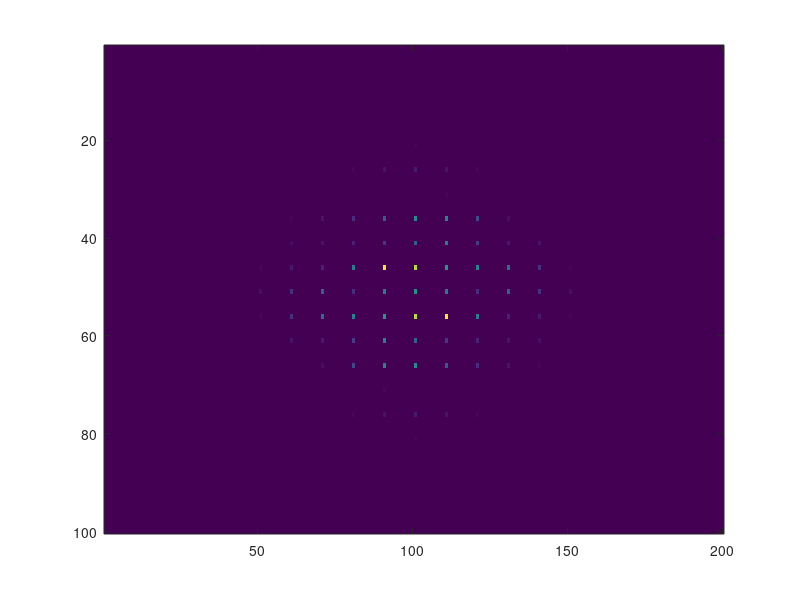

The MATLAB script that drew this image:
% 2-D Transform
% The 2-D Fourier transform is useful for processing 2-D signals and other 2-D data such as images.
% Create and plot 2-D data with repeated blocks.

P = peaks(20);
X = repmat(P,[5 10]);
%X = reshape(P,[5 10]);
imagesc(X)

% TODO : Compute the 2-D Fourier transform of the data.  
% Shift the zero-frequency component to the center of the output, and 
% plot the resulting 100-by-200 matrix, which is the same size as X.



Y = fft2(X);
%imagesc(Y)
imagesc(abs(fftshift(Y)))